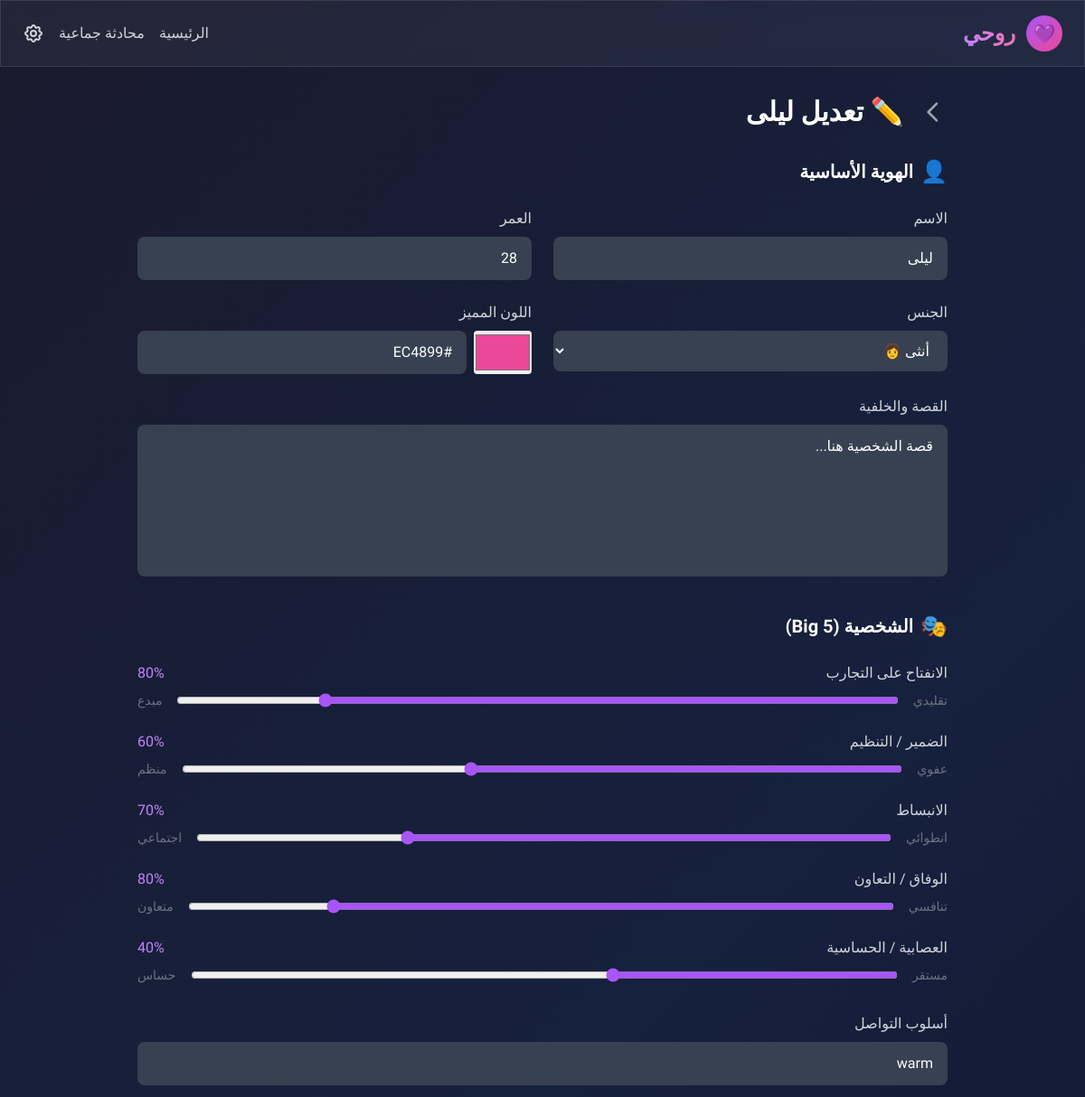
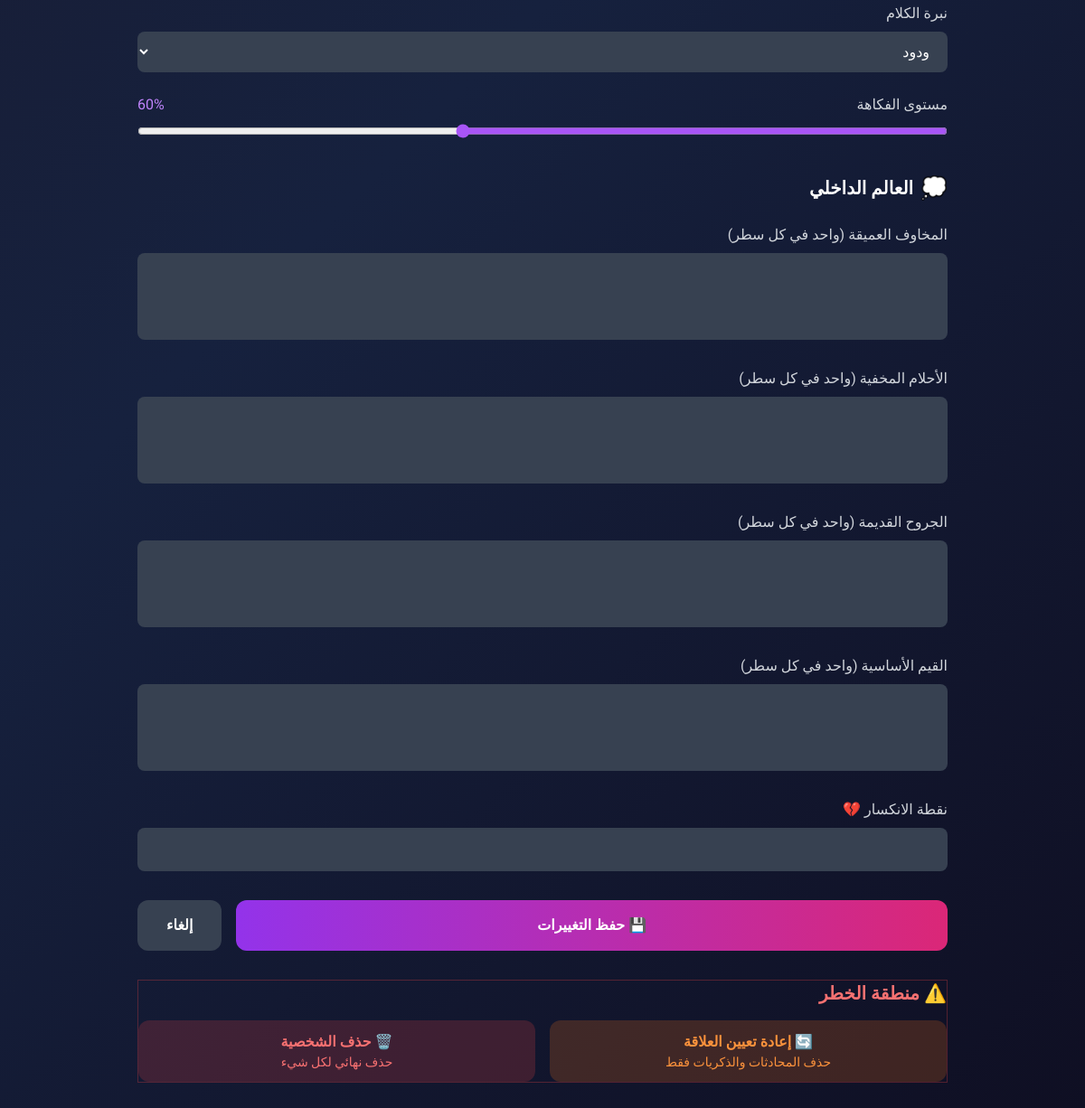
Screenshot of /edit/layla with the database file from the repository (2 pictures, top to bottom).
### tables this page shows
CREATE TABLE characters (
        id TEXT PRIMARY KEY,
        name TEXT NOT NULL,
        age INTEGER,
        gender TEXT,
        avatar_color TEXT DEFAULT '#8B5CF6',
        personality_openness REAL DEFAULT 0.5,
        personality_conscientiousness REAL DEFAULT 0.5,
        personality_extraversion REAL DEFAULT 0.5,
        personality_agreeableness REAL DEFAULT 0.5,
        personality_neuroticism REAL DEFAULT 0.5,
        communication_style TEXT DEFAULT 'balanced',
        speaking_tone TEXT DEFAULT 'friendly',
        humor_level REAL DEFAULT 0.5,
        deep_fears TEXT DEFAULT '[]',
        hidden_dreams TEXT DEFAULT '[]',
        past_wounds TEXT DEFAULT '[]',
        core_values TEXT DEFAULT '[]',
        breaking_point TEXT DEFAULT '',
        locked_secrets TEXT DEFAULT '[]',
        backstory TEXT DEFAULT '',
        current_mood TEXT DEFAULT 'neutral',
        mood_intensity REAL DEFAULT 0.5,
        trust_level REAL DEFAULT 0.1,
        intimacy_level REAL DEFAULT 0.0,
        total_messages INTEGER DEFAULT 0,
        created_at TIMESTAMP DEFAULT CURRENT_TIMESTAMP,
        last_interaction TIMESTAMP
    );

### app.py (the view)
@app.route('/edit/<char_id>')
def edit_page(char_id):
    db = get_db()
    c = db.cursor()
    c.execute('SELECT * FROM characters WHERE id = ?', (char_id,))
    character = c.fetchone()
    if not character:
        return "شخصية غير موجودة", 404
    return render_template('edit.html', character=dict(character))

### app.py (called while the page is built)
def get_db():
    db = getattr(g, '_database', None)
    if db is None:
        db = g._database = sqlite3.connect(DATABASE)
        db.row_factory = sqlite3.Row
    return db

@app.teardown_appcontext
def close_connection(exception):
    db = getattr(g, '_database', None)
    if db is not None:
        db.close()

### templates/edit.html (shortened to what this page needs)
{% extends "base.html" %}
{% block content %}
<div class="max-w-4xl mx-auto">
    <div class="flex items-center gap-4 mb-8">
        <a href="/character/{{ character.id }}" class="text-gray-400 hover:text-white transition">
            <svg class="w-8 h-8" fill="none" stroke="currentColor" viewBox="0 0 24 24">
                <path stroke-linecap="round" stroke-linejoin="round" stroke-width="2" d="M15 19l-7-7 7-7"/>
            </svg>
        </a>
        <h1 class="text-3xl font-bold">✏️ تعديل {{ character.name }}</h1>
    </div>
    <form id="editForm" class="space-y-8">
        <div class="card">
            <h2 class="text-xl font-bold mb-6 flex items-center gap-2">
                <span class="text-2xl">👤</span>
                الهوية الأساسية
            </h2>
            <div class="grid md:grid-cols-2 gap-6">
                <div>
                    <label class="block text-gray-300 mb-2">الاسم</label>
                    <input type="text" name="name" value="{{ character.name }}" required
                           class="w-full bg-gray-700 rounded-lg px-4 py-3 focus:ring-2 focus:ring-purple-500 outline-none">
                </div>
                <div>
                    <label class="block text-gray-300 mb-2">العمر</label>
                    <input type="number" name="age" value="{{ character.age }}" required min="18" max="99"
                           class="w-full bg-gray-700 rounded-lg px-4 py-3 focus:ring-2 focus:ring-purple-500 outline-none">
                </div>
                <div>
                    <label class="block text-gray-300 mb-2">الجنس</label>
                    <select name="gender" class="w-full bg-gray-700 rounded-lg px-4 py-3 focus:ring-2 focus:ring-purple-500 outline-none">
                        <option value="female" {% if character.gender == 'female' %}selected{% endif %}>أنثى 👩</option>
                    </select>
                </div>
                <div>
                    <label class="block text-gray-300 mb-2">اللون المميز</label>
                    <div class="flex gap-2">
                        <input type="color" name="avatar_color" value="{{ character.avatar_color }}"
                               class="w-16 h-12 rounded cursor-pointer">
                        <input type="text" value="{{ character.avatar_color }}" id="colorText"
                               class="flex-1 bg-gray-700 rounded-lg px-4 py-3 focus:ring-2 focus:ring-purple-500 outline-none"
                               onchange="document.querySelector('[name=avatar_color]').value = this.value">
                    </div>
                </div>
            </div>
            <div class="mt-6">
                <label class="block text-gray-300 mb-2">القصة والخلفية</label>
                <textarea name="backstory" rows="6"
                          class="w-full bg-gray-700 rounded-lg px-4 py-3 focus:ring-2 focus:ring-purple-500 outline-none resize-none">{{ character.backstory }}</textarea>
            </div>
        </div>
        <div class="card">
            <h2 class="text-xl font-bold mb-6 flex items-center gap-2">
                <span class="text-2xl">🎭</span>
                الشخصية (Big 5)
            </h2>
            <div class="mb-6">
                <div class="flex justify-between mb-2">
                    <span class="text-gray-300">الانفتاح على التجارب</span>
                    <span id="opennessValue" class="text-purple-400">{{ (character.personality_openness * 100)|int }}%</span>
                </div>
                <div class="flex items-center gap-4">
                    <span class="text-sm text-gray-500">تقليدي</span>
                    <input type="range" name="personality_openness" min="0" max="100"
                           value="{{ (character.personality_openness * 100)|int }}"
                           class="flex-1 accent-purple-500"
                           oninput="document.getElementById('opennessValue').textContent = this.value + '%'">
                    <span class="text-sm text-gray-500">مبدع</span>
                </div>
            </div>
            <div class="mb-6">
                <div class="flex justify-between mb-2">
                    <span class="text-gray-300">الضمير / التنظيم</span>
                    <span id="conscientiousnessValue" class="text-purple-400">{{ (character.personality_conscientiousness * 100)|int }}%</span>
                </div>
                <div class="flex items-center gap-4">
                    <span class="text-sm text-gray-500">عفوي</span>
                    <input type="range" name="personality_conscientiousness" min="0" max="100"
                           value="{{ (character.personality_conscientiousness * 100)|int }}"
                           class="flex-1 accent-purple-500"
                           oninput="document.getElementById('conscientiousnessValue').textContent = this.value + '%'">
                    <span class="text-sm text-gray-500">منظم</span>
                </div>
            </div>
            <div class="mb-6">
                <div class="flex justify-between mb-2">
                    <span class="text-gray-300">الانبساط</span>
                    <span id="extraversionValue" class="text-purple-400">{{ (character.personality_extraversion * 100)|int }}%</span>
                </div>
                <div class="flex items-center gap-4">
                    <span class="text-sm text-gray-500">انطوائي</span>
                    <input type="range" name="personality_extraversion" min="0" max="100"
                           value="{{ (character.personality_extraversion * 100)|int }}"
                           class="flex-1 accent-purple-500"
                           oninput="document.getElementById('extraversionValue').textContent = this.value + '%'">
                    <span class="text-sm text-gray-500">اجتماعي</span>
                </div>
            </div>
            <div class="mb-6">
                <div class="flex justify-between mb-2">
                    <span class="text-gray-300">الوفاق / التعاون</span>
                    <span id="agreeablenessValue" class="text-purple-400">{{ (character.personality_agreeableness * 100)|int }}%</span>
                </div>
                <div class="flex items-center gap-4">
                    <span class="text-sm text-gray-500">تنافسي</span>
                    <input type="range" name="personality_agreeableness" min="0" max="100"
                           value="{{ (character.personality_agreeableness * 100)|int }}"
                           class="flex-1 accent-purple-500"
                           oninput="document.getElementById('agreeablenessValue').textContent = this.value + '%'">
                    <span class="text-sm text-gray-500">متعاون</span>
                </div>
            </div>
            <div class="mb-6">
                <div class="flex justify-between mb-2">
                    <span class="text-gray-300">العصابية / الحساسية</span>
                    <span id="neuroticismValue" class="text-purple-400">{{ (character.personality_neuroticism * 100)|int }}%</span>
                </div>
                <div class="flex items-center gap-4">
                    <span class="text-sm text-gray-500">مستقر</span>
                    <input type="range" name="personality_neuroticism" min="0" max="100"
                           value="{{ (character.personality_neuroticism * 100)|int }}"
                           class="flex-1 accent-purple-500"
                           oninput="document.getElementById('neuroticismValue').textContent = this.value + '%'">
                    <span class="text-sm text-gray-500">حساس</span>
                </div>
            </div>
            <div class="mt-8">
                <label class="block text-gray-300 mb-2">أسلوب التواصل</label>
                <input type="text" name="communication_style" value="{{ character.communication_style }}"
                       placeholder="مثال: رومانسي، ساخر، فلسفي، مرح..."
                       class="w-full bg-gray-700 rounded-lg px-4 py-3 focus:ring-2 focus:ring-purple-500 outline-none">
            </div>
            <div class="mt-4">
                <label class="block text-gray-300 mb-2">نبرة الكلام</label>
                <select name="speaking_tone" class="w-full bg-gray-700 rounded-lg px-4 py-3 focus:ring-2 focus:ring-purple-500 outline-none">
                    <option value="friendly" {% if character.speaking_tone == 'friendly' %}selected{% endif %}>ودود</option>
                </select>
            </div>
            <div class="mt-6">
                <div class="flex justify-between mb-2">
                    <span class="text-gray-300">مستوى الفكاهة</span>
                    <span id="humorValue" class="text-purple-400">{{ (character.humor_level * 100)|int }}%</span>
                </div>
                <input type="range" name="humor_level" min="0" max="100"
                       value="{{ (character.humor_level * 100)|int }}"
                       class="w-full accent-purple-500"
                       oninput="document.getElementById('humorValue').textContent = this.value + '%'">
            </div>
        </div>
        <div class="card">
            <h2 class="text-xl font-bold mb-6 flex items-center gap-2">
                <span class="text-2xl">💭</span>
                العالم الداخلي
            </h2>
            <div class="mb-6">
                <label class="block text-gray-300 mb-2">المخاوف العميقة (واحد في كل سطر)</label>
                <textarea name="deep_fears" rows="3" id="fearsInput"
                          class="w-full bg-gray-700 rounded-lg px-4 py-3 focus:ring-2 focus:ring-purple-500 outline-none resize-none"></textarea>
            </div>
            <div class="mb-6">
                <label class="block text-gray-300 mb-2">الأحلام المخفية (واحد في كل سطر)</label>
                <textarea name="hidden_dreams" rows="3" id="dreamsInput"
                          class="w-full bg-gray-700 rounded-lg px-4 py-3 focus:ring-2 focus:ring-purple-500 outline-none resize-none"></textarea>
            </div>
            <div class="mb-6">
                <label class="block text-gray-300 mb-2">الجروح القديمة (واحد في كل سطر)</label>
                <textarea name="past_wounds" rows="3" id="woundsInput"
                          class="w-full bg-gray-700 rounded-lg px-4 py-3 focus:ring-2 focus:ring-purple-500 outline-none resize-none"></textarea>
            </div>
            <div class="mb-6">
                <label class="block text-gray-300 mb-2">القيم الأساسية (واحد في كل سطر)</label>
                <textarea name="core_values" rows="3" id="valuesInput"
                          class="w-full bg-gray-700 rounded-lg px-4 py-3 focus:ring-2 focus:ring-purple-500 outline-none resize-none"></textarea>
            </div>
            <div>
                <label class="block text-gray-300 mb-2">نقطة الانكسار 💔</label>
                <input type="text" name="breaking_point" value="{{ character.breaking_point }}"
                       class="w-full bg-gray-700 rounded-lg px-4 py-3 focus:ring-2 focus:ring-purple-500 outline-none">
            </div>
        </div>
        <div class="flex gap-4">
            <button type="submit" class="flex-1 bg-gradient-to-r from-purple-600 to-pink-600 hover:from-purple-700 hover:to-pink-700 text-white font-bold py-4 px-8 rounded-xl transition transform hover:scale-[1.02]">
                💾 حفظ التغييرات
            </button>
            <a href="/character/{{ character.id }}" class="bg-gray-700 hover:bg-gray-600 text-white font-bold py-4 px-8 rounded-xl transition text-center">
                إلغاء
            </a>
        </div>
    </form>
    <div class="card border border-red-500/30 mt-8">
        <h2 class="text-xl font-bold mb-4 text-red-400">⚠️ منطقة الخطر</h2>
        <div class="flex flex-col md:flex-row gap-4">
            <button onclick="resetCharacter()" class="flex-1 bg-orange-500/20 hover:bg-orange-500/30 text-orange-400 font-bold py-3 px-6 rounded-xl transition">
                🔄 إعادة تعيين العلاقة
                <span class="block text-sm font-normal">حذف المحادثات والذكريات فقط</span>
            </button>
            <button onclick="deleteCharacter()" class="flex-1 bg-red-500/20 hover:bg-red-500/30 text-red-400 font-bold py-3 px-6 rounded-xl transition">
                🗑️ حذف الشخصية
                <span class="block text-sm font-normal">حذف نهائي لكل شيء</span>
            </button>
        </div>
    </div>
</div>
{% endblock %}

### templates/base.html (style rules this page uses)
* { font-family: 'Tajawal', sans-serif; }
body { background: linear-gradient(135deg, #1a1a2e 0%, #16213e 50%, #0f0f23 100%); min-height: 100vh; }

### rows the page displays
characters: name "ليلى", age "28", gender "أنثى 👩", avatar_color "#ec4899", avatar_color "#EC4899", backstory "قصة الشخصية هنا...", (character.personality_openness*100)|int "80", personality_openness "80", (character.personality_conscientiousness*100)|int "60", personality_conscientiousness "60", (character.personality_extraversion*100)|int "70", personality_extraversion "70", (character.personality_agreeableness*100)|int "80", personality_agreeableness "80", (character.personality_neuroticism*100)|int "40", personality_neuroticism "40", communication_style "warm", (character.humor_level*100)|int "60", humor_level "60"
